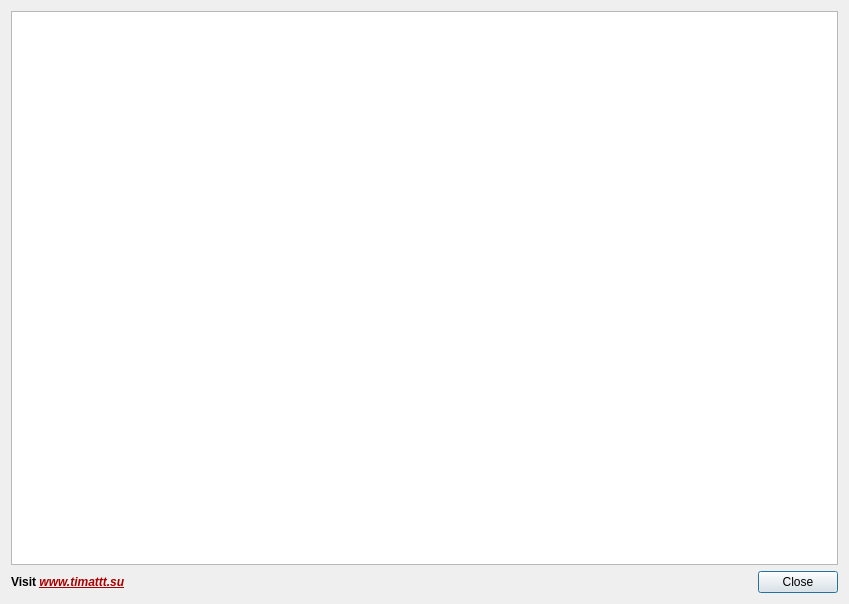
<?xml version="1.0" encoding="UTF-8"?>
<ui version="4.0">
 <class>SmartHelper</class>
 <widget class="QDialog" name="SmartHelper">
  <property name="geometry">
   <rect>
    <x>0</x>
    <y>0</y>
    <width>849</width>
    <height>604</height>
   </rect>
  </property>
  <property name="windowTitle">
   <string>Dialog</string>
  </property>
  <layout class="QVBoxLayout" name="verticalLayout">
   <item>
    <widget class="QTextEdit" name="textEdit">
     <property name="readOnly">
      <bool>true</bool>
     </property>
    </widget>
   </item>
   <item>
    <layout class="QHBoxLayout" name="horizontalLayout">
     <item>
      <widget class="QLabel" name="label">
       <property name="text">
        <string>&lt;html&gt;&lt;head/&gt;&lt;body&gt;&lt;p&gt;&lt;span style=&quot; font-weight:600;&quot;&gt;Visit &lt;/span&gt;&lt;span style=&quot; font-weight:600; font-style:italic; text-decoration: underline; color:#aa0000;&quot;&gt;www.timattt.su&lt;/span&gt;&lt;/p&gt;&lt;/body&gt;&lt;/html&gt;</string>
       </property>
      </widget>
     </item>
     <item alignment="Qt::AlignRight">
      <widget class="QPushButton" name="pushButton">
       <property name="text">
        <string>Close</string>
       </property>
      </widget>
     </item>
    </layout>
   </item>
  </layout>
 </widget>
 <resources/>
 <connections/>
</ui>
